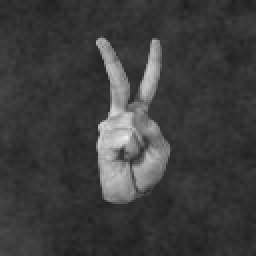
#> input picture Model/train/079e5173-b555-4ca1-96a4-5967f087edc3_2R.png, 128 x 128 px (shown 2 times larger); its folder holds 4 pictures in this run
$ jupyter execute --allow-errors Build-Model-v05-Data-Augmentation.ipynb   (older library calls are emulated)
#> lines starting #> are read from the running program, lines starting #| are printed output that depends on the picture
[cell 1]
import glob
import pandas as pd
import numpy as np
import cv2
import tensorflow as tf
print(tf.__version__)
keras = tf.keras
import matplotlib.pyplot as plt

[cell 2]
# train_file_list = glob.glob('./train/*')
train_id_list = [(cv2.imread(_, cv2.IMREAD_GRAYSCALE), int(_.split('_')[-1].split('.')[0][0])) for _ in glob.glob('./train/*')]
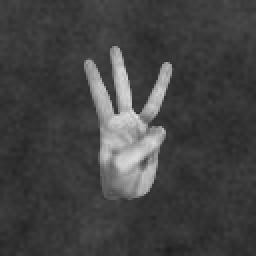
#> input picture Model/train/0837383c-599a-4382-8b00-74d450a78426_3L.png, 128 x 128 px (shown 2 times larger)
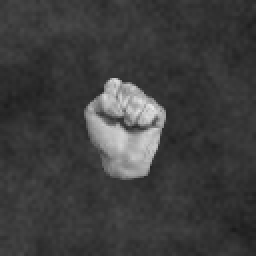
#> input picture Model/train/0a07e0cb-16a2-48c6-8aed-31d9044bf393_0L.png, 128 x 128 px (shown 2 times larger)
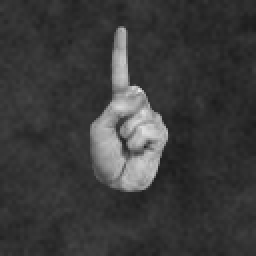
#> input picture Model/train/0a14a37b-32be-4217-8205-3d1d96f27382_1L.png, 128 x 128 px (shown 2 times larger)
#> train_id_list = 4 items

# test_file_list = glob.glob('./test/*')
test_id_list = [(cv2.imread(_, cv2.IMREAD_GRAYSCALE), int(_.split('_')[-1].split('.')[0][0])) for _ in glob.glob('./test/*')]

[cell 3]
test_id_list

[cell 4]
train_X = np.concatenate([np.expand_dims(np.expand_dims(_[0], 0),-1) for _ in train_id_list], 0).astype(float)
train_y = np.concatenate([np.expand_dims(_[1], 0) for _ in train_id_list], 0).astype(float)
#> train_y = [2, 3, 0, 1]

#> (the rest of this cell did not finish here and is left out)

[cell 5]
plt.imshow(train_X[0,...,0],cmap='gray')
plt.show()
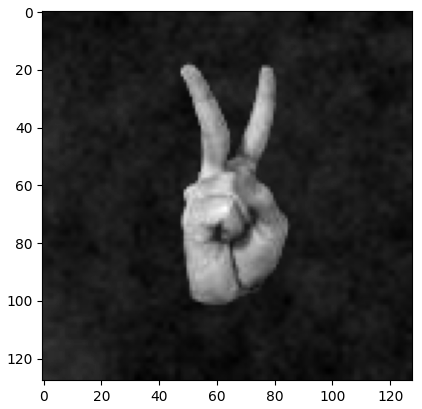
#> figure drawn by matplotlib, 1 panel

[cell 6]
train_X.shape, train_y.shape
#> Out = ((4, 128, 128, 1), (4,))

#> (a cell that did not finish here is left out)

[cell 8]
layers = keras.layers

[cell 9]
def create_resnet_id_layer(inputs):
    conv2d = layers.Conv2D(3,(3,3))(inputs)
    bn = layers.BatchNormalization()(conv2d)
    relu = layers.Activation(activation='relu')(bn)

    conv2d = layers.Conv2D(3,(3,3))(relu)
    bn = layers.BatchNormalization()(conv2d)
    relu = layers.Activation(activation='relu')(bn)

    conv2d = layers.Conv2D(3,(3,3))(relu)
    bn = layers.BatchNormalization()(conv2d)

    conv_inputs = layers.Conv2D(3, (7,7))(inputs)
    bn_ci = layers.BatchNormalization()(conv_inputs)

    return bn_ci + bn

[cell 10]
def invert_colors(image):
    if np.random.uniform() > 0.5:
        image = 255 - image
    return image

[cell 11]
tf.random.set_seed(34)
#> (this line was passed over: tensorflow is not available in this run)
